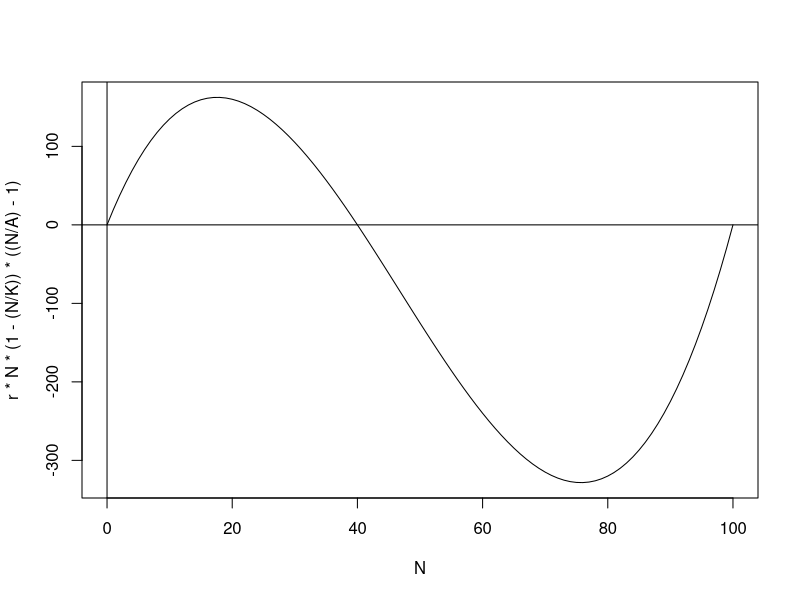
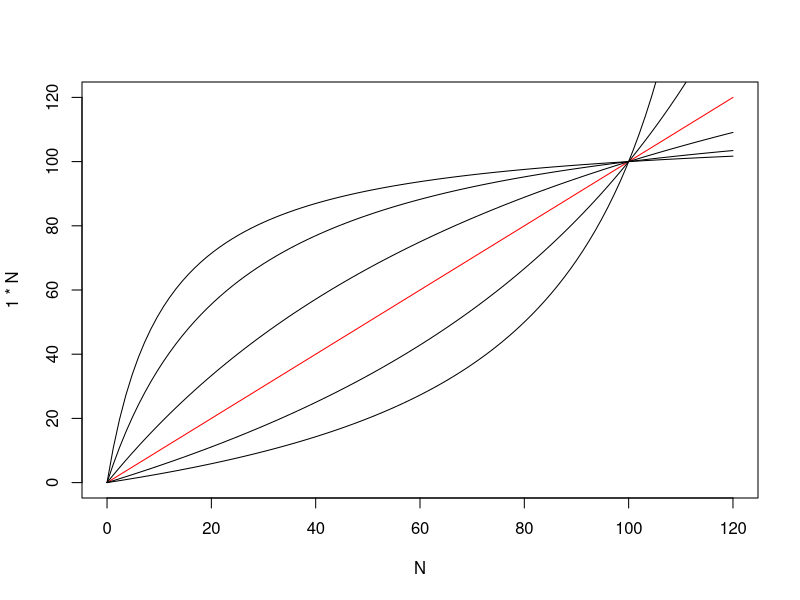

The R source for these figures, in order:
## ---- chunk 1

A <- 40
K <- 100
r <- -20

curve(r*N*(1-(N/K))*((N/A)-1), 0, 100, xname = "N")
abline(h = 0, v = 0)

## ---- chunk 2

K <- 100
curve(1*N, 0, 120, xname = "N", col = "red")
x <- c(.25, .5, 2, 5, 10)
for(R in x){
  curve((R*N)/(1+((R-1)/K)*N), 0, 120, xname = "N", add = TRUE)
}
